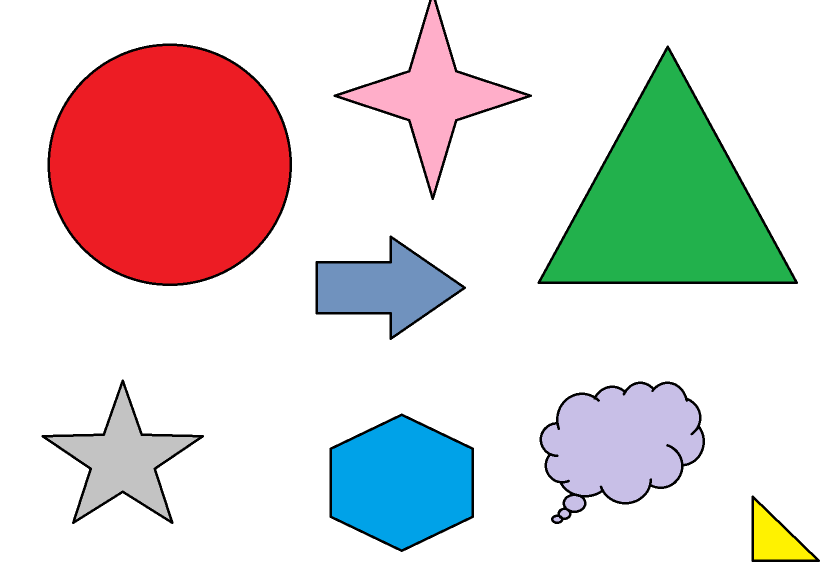
#> input picture images/color.png, 1656 x 1156 px (shown at 1/2 size)
$ python Contours.py
#> lines starting #> are read from the running program, lines starting #| are printed output that depends on the picture; after the words box and inside, x2 and y2 are one past the last pixel; in counts of white or black regions, pixels touching at a corner belong together; long printed decimals are rounded
import cv2 as cv
import numpy as np

img = cv.imread('./images/color.png', cv.IMREAD_GRAYSCALE)
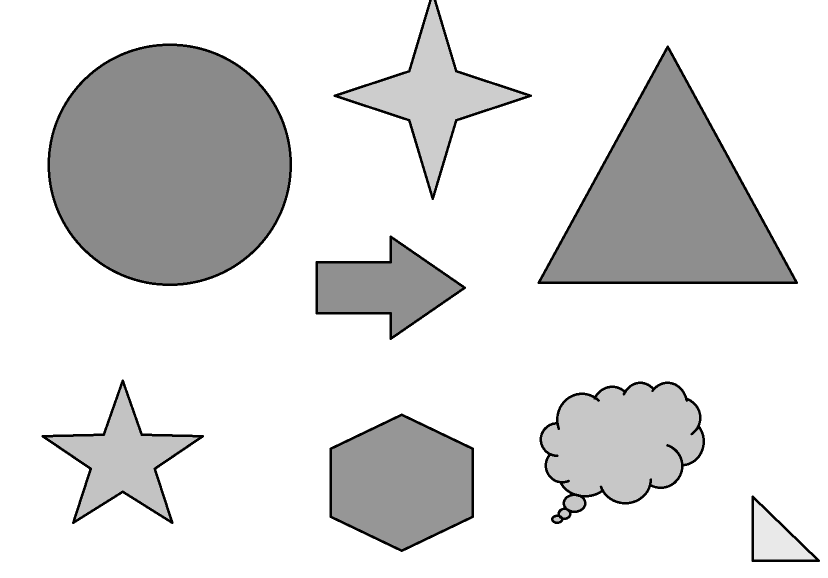
#> img: shape (1156, 1656) (shown at 1/2 size); min 0, max 255, mean 222.9
img = cv.resize(img, None, fx=0.5, fy=0.5)
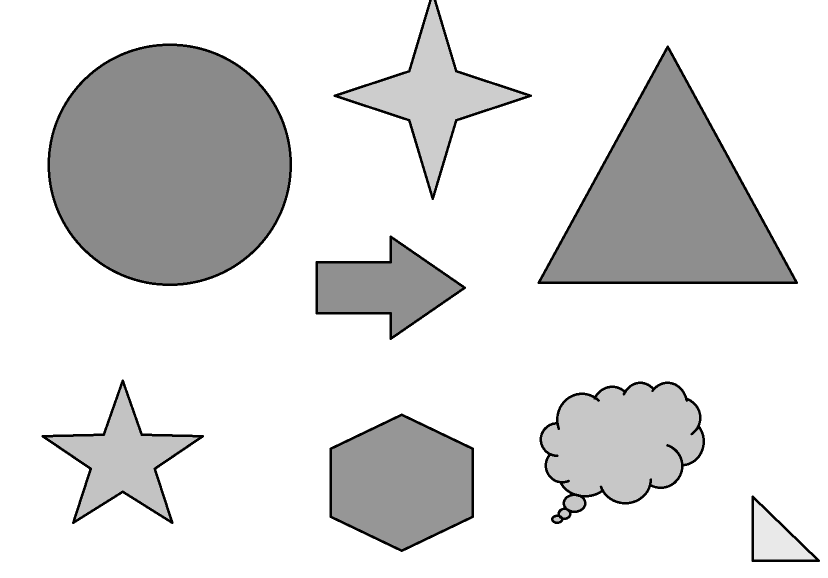
#> img: shape (578, 828); min 0, max 255, mean 222.9
w,h = img.shape
#> w = 578; h = 828
img_con = np.zeros((w,h,3), np.uint8)

ret, img = cv.threshold(img, 10, 255, cv.THRESH_BINARY_INV)
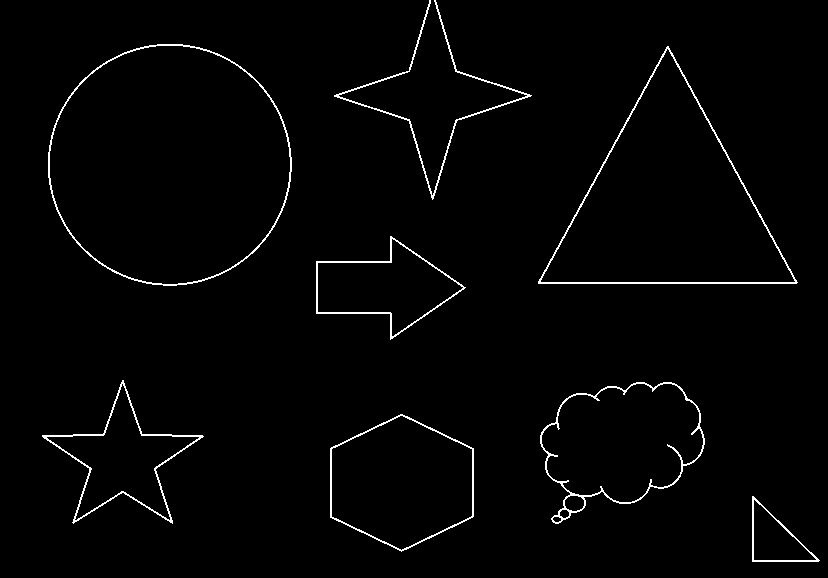
#> img: shape (578, 828); 1.8% white in thin lines or dots

contours, hierarchy = cv.findContours(img, cv.RETR_EXTERNAL, cv.CHAIN_APPROX_SIMPLE)
#> contours = 8 contours; box (x1, y1, x2, y2) and area: (48, 44, 292, 286) 45976, (538, 46, 798, 284) 30896, (540, 382, 705, 524) 15366, (330, 414, 474, 552) 14704, (42, 380, 204, 524) 7969, (316, 236, 466, 340) 7736, (752, 496, 820, 562) 2226, (334, 0, 532, 200) 581
cv.drawContours(img_con, contours, 1, (255,255,255), 2)
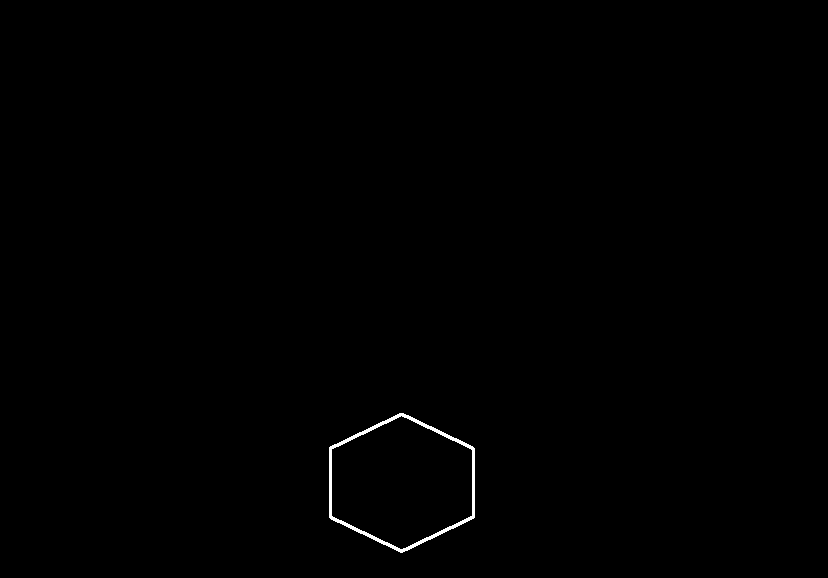
#> img_con: shape (578, 828, 3); 0.32% white; 1 white region, box (x1, y1, x2, y2) and area: (329, 413, 475, 553) 1540

m = cv.moments(contours[1])
#> m = moments, m00 14704.5, centre m10/m00, m01/m00 = (401.4, 482.3)

cx = int(m['m10']/m['m00'])
#> cx = 401
cy = int(m['m01']/m['m00'])
#> cy = 482

print(cx, cy)
#| 401 482
cv.circle(img_con,(cx,cy), 10,180, -1)

print(cv.contourArea(contours[1]))
#| 14704.5
print(cv.arcLength(contours[1],True))
#| 479.747

x,y,w,h = cv.boundingRect(contours[1])
#> x = 330; y = 414; w = 144; h = 138
cv.rectangle(img_con,(x,y), (x+w,y+h),(255),2)
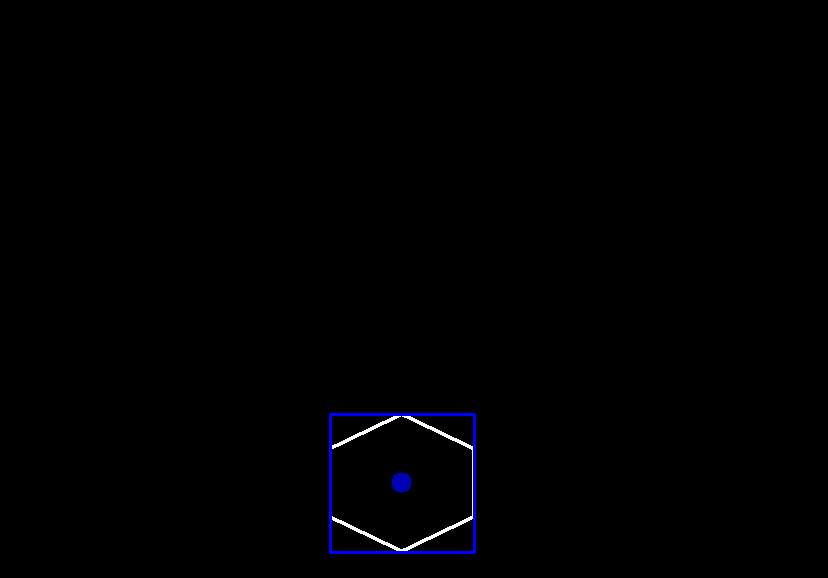
#> img_con: shape (578, 828, 3); mean of channels 0, 1, 2 1.6, 0.6, 0.6; drawn as B, G, R

cv.imshow('original', img)
cv.imshow('contornos', img_con)
cv.waitKey(0)
